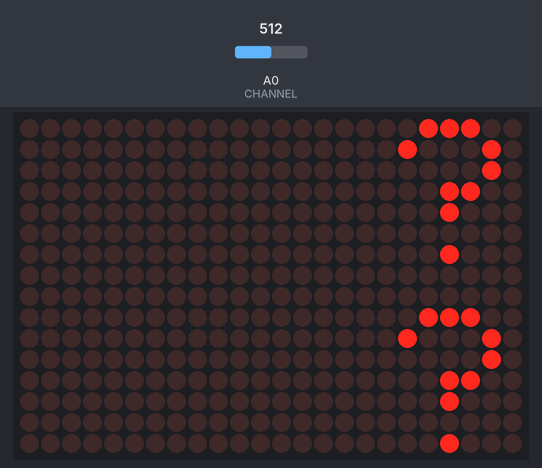
Bench run of a sketch on a simulated Arduino Uno, built with avr-gcc and run on an emulated ATmega328P. On the bench: 24×16 LED matrix. The inputs (shaded band) are chosen by the test bench; at power-on: A0 (CHANNEL) = 512.

Above: at 4.3 s.

The sketch:

FFTtest5_due_display.ino
```cpp
/*
 * FFT Test program 5
 * Author: Vincent Lacasse
 * Date: 2020-09-22
 *
 * Runs on Arduino Due + display on HT1632
 *
 * Signal processing summary:
 * - the sound signal is sensed with a wide band (20Hz-20Khz) condenser
 *   microphone
 * - the signal is amplified with a MAX4466 op-amp which brings it in
 *   the 0-3.3V range
 * - the signal is filtered by an anti-alaising filter implemented with a
 *   MAX7404 8th order low pass filter, cut off frequency of 870 Hz
 * - the signal is digitized with the Arduino Due ADC channel 0
 *
 * Once the signal is in digital format, it is further processed by
 * this program
 * - its bias is removed
 * - is is "zero padded" by placing it in a buffer twice as long as
 *   the signal length
 * - it is windowed with a Hamming window
 *
 * The signal is then converted to the frequency domain by a FFT.
 * and the magnitude of the frequency domain is computed (spectrum)
 *
 * The 5 highest peaks are extracted from the spectrum's 66Hz-900Hz
 * range. These peaks are processed in order to find the
 * fundamental frequency which is a GDC of higher frequencies.
 *
 * A fundamental frequency of 0 means that no fundamental was found.
 *
 *
 * Note: I have found that the HT1632 produces noise that spills on the
 * sound data acquisition circuit. The HT1632 has to be remove.
 */

#include "arduinoFFT.h"
#include "Adafruit_HT1632.h"

/*
 * Signal processing defines
 */
#define CHANNEL          A0     // digitizer channel
#define ALPHA            0.1
#define FREQ_GAP         0.1
#define ERASER_SIZE      9      // must be an odd number
#define PEAK_NUMBER      5      // number of peaks to find in the spectrum
#define LOW_PEAK_POWER   1000   // lowest peak power considered in peak search
#define MAX_FREQUENCY    900    // maximum frequency detected (Hz)
#define MIN_FREQUENCY    66     // minimum frequency detected (Hz)
#define SMALL_REMAINDER  0.05   // remainder used to validate a GCD

/*
 * HT1632 defines (display)
 */
#define HT_DATA 2
#define HT_WR   3
#define HT_CS   4
#define HT_CS2  5


#define LOOP

typedef struct {
  int index;            // index of the peak
  double freq;          // frequency of the peak
  double power;         // power of the peak
} peak_t;

typedef struct {
  int nPeak;
  peak_t peak[PEAK_NUMBER];
} peaklist_t;

/*
 * In order to eliminate signal alaising during the digitization process,
 * the signal sampling frequency must be at least twice as much as the maximum
 * frequency present in the analog signal (as per Nyqvist rate).
 * Here, we use a 4000 Hz sampling frequency. This is 4 times greater that
 * the analog signal frequency which is limited by the analog low pass filter
 * with a cut off frequency of 870 Hz
 */
const double samplingFrequency = 4000.0; // in Hz, must be less than 10000 Hz
const int samplingPeriod = round(1000000.0/samplingFrequency);  // in microsecs

/*
 * With a sampling frequency of 4000 Hz and a sample number 1024, the minimum
 * frequency that can be detected is approximatly 8 Hz. This is low enough
 * since the minimum audible frequency is approx. 20 Hz
 */
const int nSample = 1024;

/*
 * Allocate twice the size to signal arrays in order to perform "zero padding"
 */
const int nSampleFFT = nSample * 2;

/*
 * start and end indexes for frequency search
 */
const int startIndex = round((double)MIN_FREQUENCY * nSampleFFT / samplingFrequency);
const int stopIndex  = round((double)MAX_FREQUENCY * nSampleFFT / samplingFrequency);

/*
 *  Alpha filter (TBD)
 */
double alpha = 0.0;
double last  = 0.0;
double shown = 0.0;

// create FFT object
arduinoFFT FFT = arduinoFFT();

// use this line for single matrix
Adafruit_HT1632LEDMatrix matrix = Adafruit_HT1632LEDMatrix(HT_DATA, HT_WR, HT_CS);

void setup()
{
  Serial.begin(9600);

  matrix.begin(ADA_HT1632_COMMON_16NMOS);
  matrix.clearScreen();
  matrix.setRotation(0);
  matrix.setTextWrap(false);

}

void loop()
{
  double vReal[nSampleFFT];
  double vImag[nSampleFFT];
  peaklist_t list;
  peak_t fundamental;

  eraseSignal(vReal, nSampleFFT);
  eraseSignal(vImag, nSampleFFT);

  // acquire signal from ADC
  getSignal(vReal, nSample, samplingPeriod);

  // remove DC bias from the input signal
  removeBias(vReal, nSample);

  /*
   * Compute the FFT of the input
   * - Apply a Hamming window
   * - compute the actual FFT with zero padding
   * - compute the magnitude (get the Spectrum)
   */
  FFT.Windowing(vReal, nSample, FFT_WIN_TYP_HAMMING, FFT_FORWARD);
  FFT.Compute(vReal, vImag, nSampleFFT, FFT_FORWARD);
  FFT.ComplexToMagnitude(vReal, vImag, nSample);

  list = findPeakList(vReal, startIndex, stopIndex, nSampleFFT, samplingFrequency);
  fundamental = findFundamentalFrequency(list);

  displayPeak(fundamental);
}

void displayPeak(peak_t peak)
{
  char s[20];
  char t[20];
  sprintf(s, "%4.0f", peak.freq);
  sprintf(t, "%4.0f", peak.power);
  matrix.clearScreen();
  matrix.setTextColor(0x1, 0);
  matrix.setCursor(0, 0);
  matrix.print(s);
  matrix.setCursor(0, 9);
  matrix.print(t);
  matrix.writeScreen();
}


// --> to library
/**
 * @brief set an array values to 0.0
 * @param vSignal array to erase
 * @param nSample number of sample erase
 */
void eraseSignal(double *vSignal, int nSample)
{
  for (int i = 0; i < nSample; i++) {
    vSignal[i] = 0.0;
  }
}


// --> to library
/**
 * @brief get an analog signal from CHANNEL using the ADC
 * @param vSignal   array to store the analog signal
 * @param nSample  number of sample to digitize
 * @param samplingPeriod digitizer sampling period in micro seconds
 * @details vReal is filled with 'nSample' samples obtained from the ADC CHANNEL
 */
void getSignal(double *vSignal, int nSample, int samplingPeriod)
{
  unsigned long microseconds = micros();

  for(int i = 0; i < nSample; i++) {
      vSignal[i] = analogRead(CHANNEL);
      while(micros() - microseconds < samplingPeriod);  // wait
      microseconds += samplingPeriod;
  }
}


// --> to library
/**
 * @brief remove the bias from an analog signal
 * @param vSignal  array containing the signal. Modified by this function.
 * @param nSample  number of sample to digitize
 */
void removeBias(double *vSignal, int nSample)
{
  double bias = 0.0;

  // compute bias
  for (int i = 0; i < nSample; i++) {
    bias += vSignal[i];
  }

  // remove bias
  bias = bias / nSample;
  for (int i = 0; i < nSample; i++) {
    vSignal[i] -= bias;
  }
}

// --> to library
/**
 * @brief find the total power value of the signal
 * @param vSpectrum  array containing the spectrum
 * @param nSampleFFT  sample number of the full spectrum
 * @returns power value of the spectrum
 */
double findTotalPower(double *vSpectrum, int nSampleFFT)
{
  double power = 0.0;

  for (int i = 0; i < (nSampleFFT >> 1); i++) {
    power += vSpectrum[i];
  }

  return power;
}


// --> to library
/**
 * @brief find the highest peak of the spectrum
 * @param vSpectrum  array containing the spectrum
 * @param nSampleFFT  sample number of the full spectrum
 * @returns the highest peak of the spectrum
 */
peak_t findHighestPeak(double *vSpectrum, int startIndex, int stopIndex,
                       int nSampleFFT, double samplingFrequency)
{
  int maxIndex = startIndex;
  double maxPower = vSpectrum[startIndex];

  for (int i = startIndex + 1; i <= stopIndex; i++) {
    if (maxPower < vSpectrum[i]) {
      maxPower = vSpectrum[i];
      maxIndex = i;
    }
  }

  return findPrecisePeak(vSpectrum, nSampleFFT, samplingFrequency, maxIndex);
}


// --> to library
/**
 * @brief find the fisrt peak (lowest frequency) of the spectrum
 * @param vSpectrum  array containing the spectrum
 * @param nSampleFFT  sample number of the full spectrum
 * @param samplingFrequency  the signal sampling frequency
 * @returns the first peak encountered in the spectum.
 */
peak_t findFirstPeak(double *vSpectrum, int startIndex, int stopIndex,
                     int nSampleFFT, double samplingFrequency)
{
  int index = startIndex;
  boolean left;
  boolean right;

  for (int i = startIndex + 1; i <= stopIndex; i++) {
    left = vSpectrum[i-1] < vSpectrum[i];
    right = vSpectrum[i] > vSpectrum[i+1];
    if (left && right) {
      index = i;
      break;
    }
  }

  return findPrecisePeak(vSpectrum, nSampleFFT, samplingFrequency, index);
}


// --> to library
/**
 * @brief find the precise frequency of a peak given its index
 * @param vSpectrum  array containing the spectrum
 * @param nSampleFFT  sample number of the full spectrum
 * @param samplingFrequency  the signal sampling frequency
 * @returns the first peak encountered in the spectum.
 */
peak_t findPrecisePeak(double *vSpectrum, int nSampleFFT, double samplingFrequency, int index)
{
  peak_t precisePeak;

  double delta = (vSpectrum[index - 1] - vSpectrum[index + 1]) * 0.5 /
                 (vSpectrum[index - 1] - (2.0 * vSpectrum[index]) + vSpectrum[index + 1]);
  double interpolatedX = ((index + delta)  * samplingFrequency) / nSampleFFT;

  precisePeak.index = index;
  precisePeak.freq = interpolatedX;
  precisePeak.power = (vSpectrum[index - 1] + (2.0 * vSpectrum[index]) + vSpectrum[index + 1]) / 4;

  return precisePeak;
}


/**
 * @brief find the PEAK_NUMBER highest peaks from the vSpectrum array
 * @param vSpectrum  array containing the spectrum
 * @param nSampleFFT  sample number of the full spectrum
 * @param samplingFrequency  the signal sampling frequency
 * @details the list is in decreasing order of peak power
 * @details (highest peak is at index 0).
 * @details this function destroys the vSpectrum data
 */
peaklist_t findPeakList(double *vSpectrum, int startIndex, int stopIndex,
                        int nSampleFFT, double samplingFrequency)
{
  peak_t peak;
  peaklist_t list = cleanList();

  // find the PEAK_NUMBER highest peaks and add them to the list
  for (int i = 0; i < PEAK_NUMBER; i++) {
    peak = findHighestPeak(vSpectrum, startIndex, stopIndex, nSampleFFT, samplingFrequency);
    list.peak[list.nPeak++] = peak;
    erasePeak(vSpectrum, nSampleFFT, peak);
  }

  return list;
}


/**
 * @brief initialize a peak list
 * @returns an empty peak list
 */
peaklist_t cleanList()
{
  peaklist_t list;

  list.nPeak = 0;
  for (int i = 0; i < PEAK_NUMBER; i++) {
    list.peak[i].index = 0;
    list.peak[i].freq = 0;
    list.peak[i].power = 0;
  }
  return list;
}


/**
 * @brief erase (overwrite with 0) a peak from the vSpectrum array
 * @param vSpectrum  array containing the spectrum
 * @param nSampleFFT  sample number of the full spectrum
 * @param peak  the peak to erase form vSpectrum
 */
void erasePeak(double *vSpectrum, int nSampleFFT, peak_t peak)
{
  int index = peak.index - (ERASER_SIZE) / 2;
  int max = nSampleFFT >> 1;

  for (int i = 0; i < ERASER_SIZE && index < max; i++) {
    vSpectrum[index++] = 0.0;
  }
}


/**
 * @brief insert a peak in an ordrered list increasing by frequency
 * @param list  the peak list into which the peak must be inserted
 * @param peak  the peak to insert in the list
 * @returns  the updated peak list
 */
peaklist_t insertOrdreredPeak(peaklist_t list, peak_t peak)
{
  int insertAt;

  if (list.nPeak >= PEAK_NUMBER) {
    return list;
  }

  // insert the first peak at location 0
  if (list.nPeak == 0) {
    list.peak[0] = peak;
    list.nPeak++;
    return list;
  }

  // find where to insert in the list
  insertAt = list.nPeak;
  for (int i = 0; i < list.nPeak; i++) {
    if (list.peak[i].freq > peak.freq) {
      insertAt = i;
      break;
    }
  }

  // move old peaks to higher index values
  for (int j = list.nPeak; j > insertAt; j--) {
    list.peak[j] = list.peak[j-1];
  }

  // insert peak
  list.peak[insertAt] = peak;
  list.nPeak++;
  return list;
}

/**
 * @brief print peak data (for debbuging purpose)
 * @param peak  the peak to print
 */
void printPeak(peak_t peak) {
  char s[100];
  sprintf(s, "peak: %3d, %4.0f, %4.0f", peak.index, peak.freq, peak.power);
  Serial.println(s);
}


/**
 * @brief find the fundamental frequency (if it exists) from the peak list
 * @param list  the peak list into which the fundamental is sought
 * @returns  the peak containing the frequency, or index = -1 if not found
 */
/*
"The fundamental frequency of a signal is the greatest common divisor (GCD)
of all the frequency components contained in a signal, and, equivalently,
the fundamental period is the least common multiple (LCM) of all individual
periods of the components."
http://fourier.eng.hmc.edu/e59/lectures/Fundamental_Frequency/node1.html
*/
peak_t findFundamentalFrequency(peaklist_t list)
{
  peak_t fundamental;
  peak_t notFound;
  peaklist_t candidate = cleanList();
  peaklist_t divider = cleanList();
  peak_t highest = list.peak[0];

  notFound.index = -1;   // value to test
  notFound.freq  = 0.0;
  notFound.power = 0.0;

  if (list.nPeak < PEAK_NUMBER) {
    return notFound;
  }

  // make sure the highest peak is strong enough.
  // otherwise, there was not pitch in the sound recorded.
  if (highest.power < LOW_PEAK_POWER) {
    return notFound;
  }

  // find candidate peaks, that is:
  // peaks that have a lower frequency than the highest peak
  for (int i = 1; i < PEAK_NUMBER; i++) {
    if (list.peak[i].freq < highest.freq) {
      candidate.peak[candidate.nPeak++] = list.peak[i];
    }
  }

  // if no candidates were found, then the highest peak has the fundamental
  if (candidate.nPeak == 0) {
    return highest;
  }

  // find divider peaks out of the candidate peak list.
  // a divider peak frequency is a divider of the highest peak frequency
  for (int i = 0; i < candidate.nPeak; i++) {
    double div = highest.freq / candidate.peak[i].freq;
    double remainder = fabs(div - round(div));
    if (remainder < SMALL_REMAINDER) {
      divider.peak[divider.nPeak++] = candidate.peak[i];
    }
  }

  // if no dividers where found, then the highest peak has the fundamental
  if (divider.nPeak == 0) {
    return highest;
  }

  // return the divider peak that has the lowest frequency
  fundamental = divider.peak[0];
  for (int i = 1; i < divider.nPeak; i++) {
    if (divider.peak[i].freq < fundamental.freq) {
      fundamental = divider.peak[i];
    }
  }

  return fundamental;
}
```
